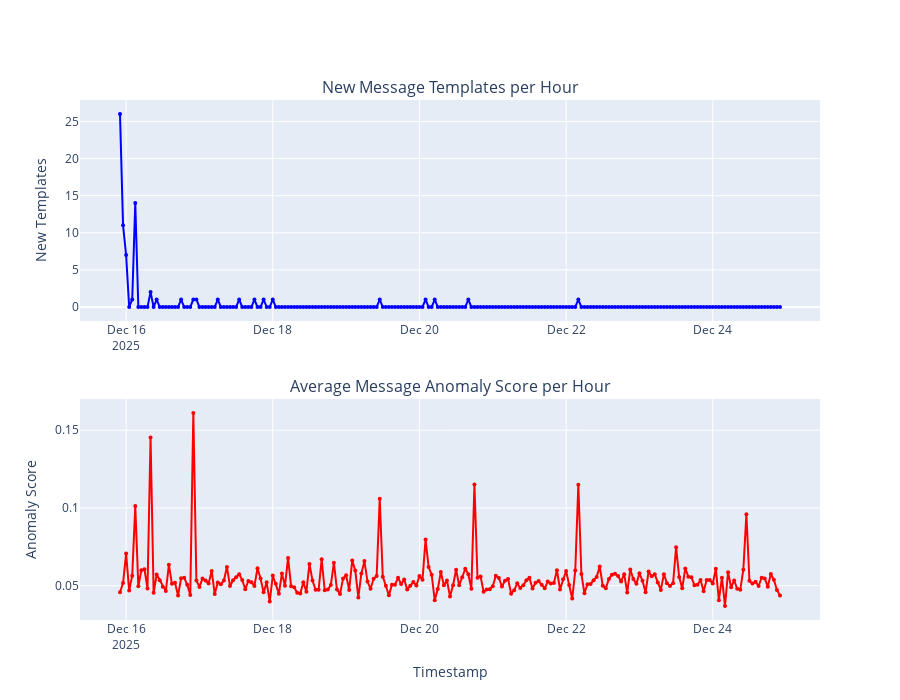

This figure's notebook cell:
### Code cell
fig = make_subplots(
    rows=2, cols=1,
    subplot_titles=(
        'New Message Templates per Hour',
        'Average Message Anomaly Score per Hour'
    ),
    vertical_spacing=0.15
)

fig.add_trace(
    go.Scatter(
        x=time_agg['timestamp'],
        y=time_agg['new_templates'],
        mode='lines+markers',
        name='New Templates',
        line=dict(color='blue', width=2),
        marker=dict(size=4)
    ),
    row=1, col=1
)

fig.add_trace(
    go.Scatter(
        x=time_agg['timestamp'],
        y=time_agg['avg_anomaly_score'],
        mode='lines+markers',
        name='Avg Anomaly Score',
        line=dict(color='red', width=2),
        marker=dict(size=4)
    ),
    row=2, col=1
)

fig.update_xaxes(title_text='Timestamp', row=2, col=1)
fig.update_yaxes(title_text='New Templates', row=1, col=1)
fig.update_yaxes(title_text='Anomaly Score', row=2, col=1)
fig.update_layout(height=700, showlegend=False)
fig.show()

print("\nInterpretation:")
print("  - Spike in new templates = new error types appearing")
print("  - High avg anomaly score = messages becoming more unusual")
print("  - Both spiking = strong indicator of new anomaly patterns")

### Figure 1 — Plotly figure (JSON) as saved in the notebook; plotly's stock layout.template omitted (floating-point values rounded to 4 significant figures; data arrays with more than 128 entries replaced by an {"elided": "..."} marker saying what was removed)
{"data": [{"line": {"color": "blue", "width": 2}, "marker": {"size": 4}, "mode": "lines+markers", "name": "New Templates", "type": "scatter", "x": {"elided": "217 str values"}, "xaxis": "x", "y": {"elided": "217 int values"}, "yaxis": "y"}, {"line": {"color": "red", "width": 2}, "marker": {"size": 4}, "mode": "lines+markers", "name": "Avg Anomaly Score", "type": "scatter", "x": {"elided": "217 str values"}, "xaxis": "x2", "y": {"elided": "217 float values"}, "yaxis": "y2"}], "layout": {"annotations": [{"font": {"size": 16}, "showarrow": false, "text": "New Message Templates per Hour", "x": 0.5, "xanchor": "center", "xref": "paper", "y": 1, "yanchor": "bottom", "yref": "paper"}, {"font": {"size": 16}, "showarrow": false, "text": "Average Message Anomaly Score per Hour", "x": 0.5, "xanchor": "center", "xref": "paper", "y": 0.425, "yanchor": "bottom", "yref": "paper"}], "height": 700, "showlegend": false, "xaxis": {"anchor": "y", "domain": [0, 1]}, "xaxis2": {"anchor": "y2", "domain": [0, 1], "title": {"text": "Timestamp"}}, "yaxis": {"anchor": "x", "domain": [0.575, 1], "title": {"text": "New Templates"}}, "yaxis2": {"anchor": "x2", "domain": [0, 0.425], "title": {"text": "Anomaly Score"}}}}
